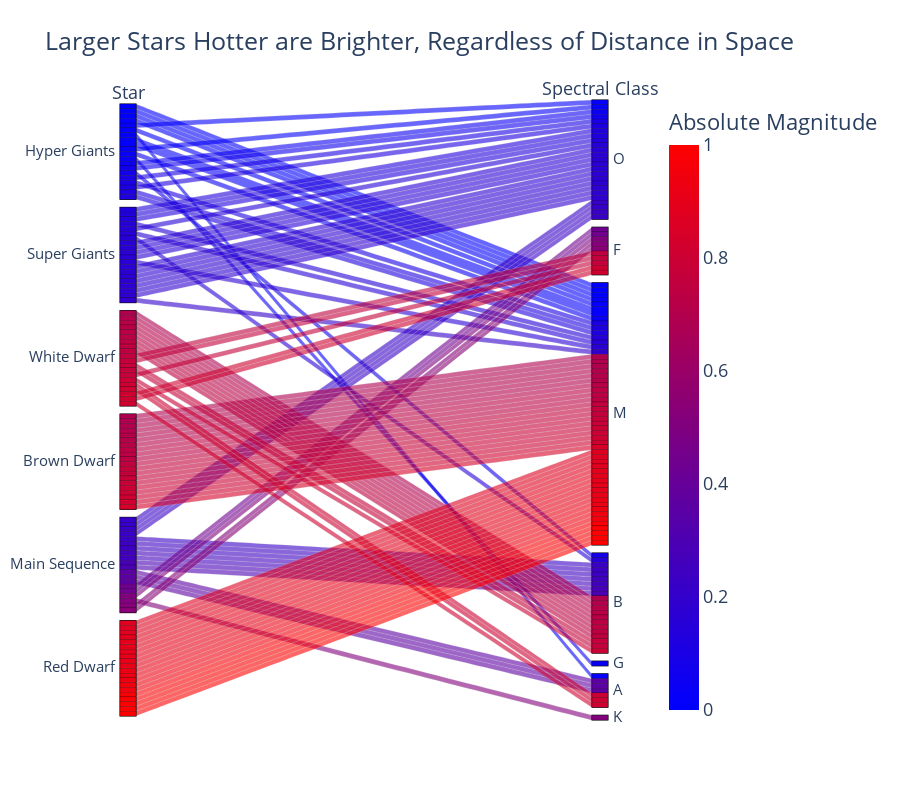

Write notebook code for a chart like this one.
### Code cell
import plotly.express as px
sns.set_context('talk')

fig = px.parallel_categories(train,
                             dimensions=['star_type_name', 'spectral_class'],
                             color='scaled_absolute_magnitude',
                             color_continuous_scale=px.colors.sequential.Bluered,
                
                title='Larger Stars Hotter are Brighter, Regardless of Distance in Space',

                labels={'star_type_name':'Star',
                        'spectral_class':'Spectral Class',
                        'scaled_absolute_magnitude':'Absolute Magnitude'})

fig.update_layout(font_size=18,
                  width=900,
                  height=800)
fig.show()

### Figure 1 — Plotly figure (JSON) as saved in the notebook; plotly's stock layout.template omitted (floating-point values rounded to 4 significant figures)
{"data": [{"dimensions": [{"label": "Star", "values": ["Hyper Giants", "Super Giants", "White Dwarf", "Hyper Giants", "Hyper Giants", "Brown Dwarf", "Brown Dwarf", "Super Giants", "Super Giants", "White Dwarf", "White Dwarf", "Main Sequence", "Main Sequence", "White Dwarf", "White Dwarf", "White Dwarf", "Super Giants", "Red Dwarf", "Red Dwarf", "Main Sequence", "Hyper Giants", "Super Giants", "Hyper Giants", "Main Sequence", "Super Giants", "Main Sequence", "Red Dwarf", "Main Sequence", "Main Sequence", "Brown Dwarf", "Brown Dwarf", "Hyper Giants", "Main Sequence", "Red Dwarf", "White Dwarf", "Brown Dwarf", "Super Giants", "Main Sequence", "White Dwarf", "Red Dwarf", "Hyper Giants", "Red Dwarf", "Hyper Giants", "Brown Dwarf", "White Dwarf", "Hyper Giants", "Brown Dwarf", "Super Giants", "Hyper Giants", "Main Sequence", "Super Giants", "White Dwarf", "Brown Dwarf", "Super Giants", "Red Dwarf", "Red Dwarf", "White Dwarf", "Brown Dwarf", "Main Sequence", "Super Giants", "Hyper Giants", "White Dwarf", "Hyper Giants", "Hyper Giants", "Super Giants", "Main Sequence", "Red Dwarf", "Main Sequence", "Main Sequence", "Main Sequence", "Brown Dwarf", "Hyper Giants", "Brown Dwarf", "Super Giants", "Brown Dwarf", "Red Dwarf", "Hyper Giants", "Red Dwarf", "Main Sequence", "Red Dwarf", "Brown Dwarf", "Hyper Giants", "Brown Dwarf", "Super Giants", "White Dwarf", "White Dwarf", "Super Giants", "Brown Dwarf", "Red Dwarf", "White Dwarf", "Brown Dwarf", "Main Sequence", "Red Dwarf", "Red Dwarf", "Red Dwarf", "Main Sequence", "Super Giants", "Hyper Giants", "Hyper Giants", "Red Dwarf", "Super Giants", "Red Dwarf", "White Dwarf", "Super Giants", "White Dwarf", "Main Sequence", "Hyper Giants", "Main Sequence", "White Dwarf", "Super Giants", "Red Dwarf", "Super Giants", "Red Dwarf", "Brown Dwarf", "White Dwarf", "Hyper Giants", "White Dwarf", "Brown Dwarf", "Brown Dwarf", "Brown Dwarf"]}, {"label": "Spectral Class", "values": ["O", "O", "F", "O", "M", "M", "M", "O", "M", "B", "B", "B", "O", "B", "B", "F", "O", "M", "M", "O", "M", "O", "G", "F", "O", "B", "M", "A", "B", "M", "M", "O", "O", "M", "F", "M", "O", "B", "B", "M", "O", "M", "O", "M", "A", "A", "M", "O", "B", "B", "M", "F", "M", "O", "M", "M", "B", "M", "B", "O", "M", "A", "M", "O", "M", "O", "M", "F", "F", "K", "M", "M", "M", "O", "M", "M", "M", "M", "F", "M", "M", "M", "M", "O", "B", "B", "O", "M", "M", "A", "M", "F", "M", "M", "M", "A", "O", "M", "M", "M", "O", "M", "B", "M", "F", "A", "M", "B", "B", "O", "M", "B", "M", "M", "B", "M", "B", "M", "M", "M"]}], "domain": {"x": [0, 1], "y": [0, 1]}, "line": {"color": [0.02326, 0.1807, 0.8107, 0.09751, 0.01402, 0.718, 0.8075, 0.1319, 0.1472, 0.7186, 0.7409, 0.2808, 0.2167, 0.7247, 0.7323, 0.7728, 0.1829, 0.8862, 0.9079, 0.2122, 0, 0.1734, 0.04111, 0.5041, 0.1785, 0.2282, 0.9385, 0.3624, 0.2562, 0.7027, 0.7084, 0.01657, 0.2218, 0.9031, 0.7518, 0.7932, 0.1281, 0.2537, 0.7498, 0.8757, 0.1134, 0.9853, 0.06597, 0.7375, 0.8145, 0.02008, 0.8381, 0.163, 0.07202, 0.2992, 0.1517, 0.7632, 0.7518, 0.1637, 0.8999, 0.9216, 0.6982, 0.7377, 0.2342, 0.1679, 0.003824, 0.8011, 0.002549, 0.04557, 0.1644, 0.2231, 0.9465, 0.4388, 0.537, 0.5112, 0.6845, 0.1055, 0.7693, 0.1507, 0.696, 0.9812, 0.03537, 0.9975, 0.5223, 0.9025, 0.812, 0.02103, 0.7702, 0.1632, 0.7976, 0.6864, 0.1775, 0.7975, 0.8735, 0.8088, 0.6915, 0.4398, 0.9481, 0.8932, 0.8786, 0.3658, 0.1279, 0.1189, 0.02103, 1, 0.1711, 0.9012, 0.7419, 0.195, 0.811, 0.3627, 0.01753, 0.2409, 0.7721, 0.1597, 0.9181, 0.1549, 0.9876, 0.7368, 0.7709, 0.1163, 0.7199, 0.704, 0.783, 0.7801], "coloraxis": "coloraxis"}, "name": "", "type": "parcats"}], "layout": {"coloraxis": {"colorbar": {"title": {"text": "Absolute Magnitude"}}, "colorscale": [[0, "rgb(0,0,255)"], [1, "rgb(255,0,0)"]]}, "font": {"size": 18}, "height": 800, "legend": {"tracegroupgap": 0}, "title": {"text": "Larger Stars Hotter are Brighter, Regardless of Distance in Space"}, "width": 900}}
